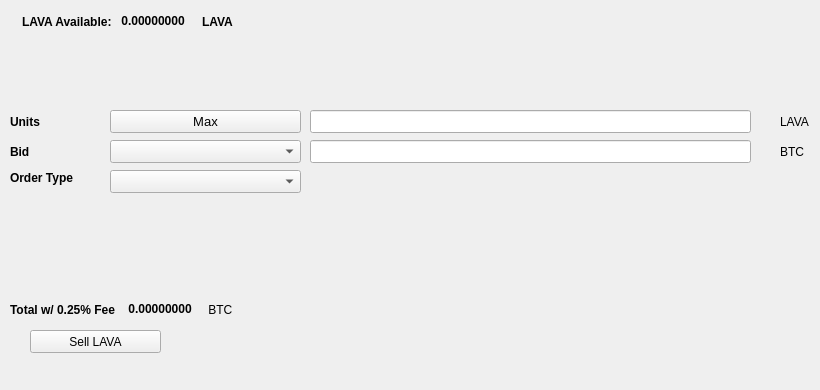
   <widget class="QWidget" name="SellTab">
    <attribute name="title">
     <string>Sell</string>
    </attribute>
    <widget class="QLabel" name="label_16">
     <property name="geometry">
      <rect>
       <x>780</x>
       <y>140</y>
       <width>31</width>
       <height>23</height>
      </rect>
     </property>
     <property name="text">
      <string>BTC</string>
     </property>
    </widget>
    <widget class="QComboBox" name="SellBidcomboBox">
     <property name="geometry">
      <rect>
       <x>110</x>
       <y>140</y>
       <width>191</width>
       <height>23</height>
      </rect>
     </property>
     <property name="font">
      <font>
       <pointsize>10</pointsize>
      </font>
     </property>
    </widget>
    <widget class="QLabel" name="label_18">
     <property name="geometry">
      <rect>
       <x>10</x>
       <y>110</y>
       <width>46</width>
       <height>23</height>
      </rect>
     </property>
     <property name="font">
      <font>
       <weight>75</weight>
       <bold>true</bold>
      </font>
     </property>
     <property name="text">
      <string>Units</string>
     </property>
    </widget>
    <widget class="QPushButton" name="Sell_Max_Amount">
     <property name="geometry">
      <rect>
       <x>110</x>
       <y>110</y>
       <width>191</width>
       <height>23</height>
      </rect>
     </property>
     <property name="font">
      <font>
       <pointsize>10</pointsize>
      </font>
     </property>
     <property name="text">
      <string>Max</string>
     </property>
    </widget>
    <widget class="QLabel" name="label_20">
     <property name="geometry">
      <rect>
       <x>10</x>
       <y>170</y>
       <width>91</width>
       <height>16</height>
      </rect>
     </property>
     <property name="font">
      <font>
       <weight>75</weight>
       <bold>true</bold>
      </font>
     </property>
     <property name="text">
      <string>Order Type</string>
     </property>
    </widget>
    <widget class="QComboBox" name="SellOrdertypeCombo">
     <property name="geometry">
      <rect>
       <x>110</x>
       <y>170</y>
       <width>191</width>
       <height>23</height>
      </rect>
     </property>
     <property name="font">
      <font>
       <pointsize>10</pointsize>
      </font>
     </property>
    </widget>
    <widget class="QLabel" name="label_21">
     <property name="geometry">
      <rect>
       <x>10</x>
       <y>140</y>
       <width>46</width>
       <height>23</height>
      </rect>
     </property>
     <property name="font">
      <font>
       <weight>75</weight>
       <bold>true</bold>
      </font>
     </property>
     <property name="text">
      <string>Bid</string>
     </property>
    </widget>
    <widget class="QLabel" name="label_22">
     <property name="geometry">
      <rect>
       <x>780</x>
       <y>110</y>
       <width>31</width>
       <height>23</height>
      </rect>
     </property>
     <property name="text">
      <string>LAVA</string>
     </property>
    </widget>
    <widget class="QLineEdit" name="UnitsInputRUP">
     <property name="geometry">
      <rect>
       <x>310</x>
       <y>110</y>
       <width>441</width>
       <height>23</height>
      </rect>
     </property>
     <property name="font">
      <font>
       <pointsize>9</pointsize>
       <weight>75</weight>
       <bold>true</bold>
      </font>
     </property>
    </widget>
    <widget class="QLineEdit" name="SellBidPriceEdit">
     <property name="geometry">
      <rect>
       <x>310</x>
       <y>140</y>
       <width>441</width>
       <height>23</height>
      </rect>
     </property>
     <property name="font">
      <font>
       <pointsize>9</pointsize>
       <weight>75</weight>
       <bold>true</bold>
      </font>
     </property>
    </widget>
    <widget class="QPushButton" name="SellRUPBTN">
     <property name="geometry">
      <rect>
       <x>30</x>
       <y>330</y>
       <width>131</width>
       <height>23</height>
      </rect>
     </property>
     <property name="text">
      <string>Sell LAVA</string>
     </property>
     <property name="icon">
      <iconset resource="../lava">
       <normaloff>:/icons/bitcoin</normaloff>:/icons/bitcoin</iconset>
     </property>
    </widget>
    <widget class="QWidget" name="layoutWidget3">
     <property name="geometry">
      <rect>
       <x>22</x>
       <y>12</y>
       <width>258</width>
       <height>19</height>
      </rect>
     </property>
     <layout class="QHBoxLayout" name="horizontalLayout">
      <item>
       <widget class="QLabel" name="label232_2">
        <property name="font">
         <font>
          <weight>75</weight>
          <bold>true</bold>
         </font>
        </property>
        <property name="text">
         <string>LAVA Available:</string>
        </property>
       </widget>
      </item>
      <item>
       <widget class="QLabel" name="RUPAvailableLabel">
        <property name="palette">
         <palette>
          <active>
           <colorrole role="WindowText">
            <brush brushstyle="SolidPattern">
             <color alpha="255">
              <red>0</red>
              <green>0</green>
              <blue>0</blue>
             </color>
            </brush>
           </colorrole>
           <colorrole role="Button">
            <brush brushstyle="SolidPattern">
             <color alpha="255">
              <red>0</red>
              <green>170</green>
              <blue>0</blue>
             </color>
            </brush>
           </colorrole>
           <colorrole role="Light">
            <brush brushstyle="SolidPattern">
             <color alpha="255">
              <red>0</red>
              <green>255</green>
              <blue>0</blue>
             </color>
            </brush>
           </colorrole>
           <colorrole role="Midlight">
            <brush brushstyle="SolidPattern">
             <color alpha="255">
              <red>0</red>
              <green>212</green>
              <blue>0</blue>
             </color>
            </brush>
           </colorrole>
           <colorrole role="Dark">
            <brush brushstyle="SolidPattern">
             <color alpha="255">
              <red>0</red>
              <green>85</green>
              <blue>0</blue>
             </color>
            </brush>
           </colorrole>
           <colorrole role="Mid">
            <brush brushstyle="SolidPattern">
             <color alpha="255">
              <red>0</red>
              <green>113</green>
              <blue>0</blue>
             </color>
            </brush>
           </colorrole>
           <colorrole role="Text">
            <brush brushstyle="SolidPattern">
             <color alpha="255">
              <red>0</red>
              <green>170</green>
              <blue>0</blue>
             </color>
            </brush>
           </colorrole>
           <colorrole role="BrightText">
            <brush brushstyle="SolidPattern">
             <color alpha="255">
              <red>255</red>
              <green>255</green>
              <blue>255</blue>
             </color>
            </brush>
           </colorrole>
           <colorrole role="ButtonText">
            <brush brushstyle="SolidPattern">
             <color alpha="255">
              <red>0</red>
              <green>0</green>
              <blue>0</blue>
             </color>
            </brush>
           </colorrole>
           <colorrole role="Base">
            <brush brushstyle="SolidPattern">
             <color alpha="255">
              <red>255</red>
              <green>255</green>
              <blue>255</blue>
             </color>
            </brush>
           </colorrole>
           <colorrole role="Window">
            <brush brushstyle="SolidPattern">
             <color alpha="255">
              <red>0</red>
              <green>170</green>
              <blue>0</blue>
             </color>
            </brush>
           </colorrole>
           <colorrole role="Shadow">
            <brush brushstyle="SolidPattern">
             <color alpha="255">
              <red>0</red>
              <green>0</green>
              <blue>0</blue>
             </color>
            </brush>
           </colorrole>
           <colorrole role="AlternateBase">
            <brush brushstyle="SolidPattern">
             <color alpha="255">
              <red>127</red>
              <green>212</green>
              <blue>127</blue>
             </color>
            </brush>
           </colorrole>
           <colorrole role="ToolTipBase">
            <brush brushstyle="SolidPattern">
             <color alpha="255">
              <red>255</red>
              <green>255</green>
              <blue>220</blue>
             </color>
            </brush>
           </colorrole>
           <colorrole role="ToolTipText">
            <brush brushstyle="SolidPattern">
             <color alpha="255">
              <red>0</red>
              <green>0</green>
              <blue>0</blue>
             </color>
            </brush>
           </colorrole>
          </active>
          <inactive>
           <colorrole role="WindowText">
            <brush brushstyle="SolidPattern">
             <color alpha="255">
              <red>0</red>
              <green>0</green>
              <blue>0</blue>
             </color>
            </brush>
           </colorrole>
           <colorrole role="Button">
            <brush brushstyle="SolidPattern">
             <color alpha="255">
              <red>0</red>
              <green>170</green>
              <blue>0</blue>
             </color>
            </brush>
           </colorrole>
           <colorrole role="Light">
            <brush brushstyle="SolidPattern">
             <color alpha="255">
              <red>0</red>
              <green>255</green>
              <blue>0</blue>
             </color>
            </brush>
           </colorrole>
           <colorrole role="Midlight">
            <brush brushstyle="SolidPattern">
             <color alpha="255">
              <red>0</red>
              <green>212</green>
              <blue>0</blue>
             </color>
            </brush>
           </colorrole>
           <colorrole role="Dark">
            <brush brushstyle="SolidPattern">
             <color alpha="255">
              <red>0</red>
              <green>85</green>
              <blue>0</blue>
             </color>
            </brush>
           </colorrole>
           <colorrole role="Mid">
            <brush brushstyle="SolidPattern">
             <color alpha="255">
              <red>0</red>
              <green>113</green>
              <blue>0</blue>
             </color>
            </brush>
           </colorrole>
           <colorrole role="Text">
            <brush brushstyle="SolidPattern">
             <color alpha="255">
              <red>0</red>
              <green>170</green>
              <blue>0</blue>
             </color>
            </brush>
           </colorrole>
           <colorrole role="BrightText">
            <brush brushstyle="SolidPattern">
             <color alpha="255">
              <red>255</red>
              <green>255</green>
              <blue>255</blue>
             </color>
            </brush>
           </colorrole>
           <colorrole role="ButtonText">
            <brush brushstyle="SolidPattern">
             <color alpha="255">
              <red>0</red>
              <green>0</green>
              <blue>0</blue>
             </color>
            </brush>
           </colorrole>
           <colorrole role="Base">
            <brush brushstyle="SolidPattern">
             <color alpha="255">
              <red>255</red>
              <green>255</green>
              <blue>255</blue>
             </color>
            </brush>
           </colorrole>
           <colorrole role="Window">
            <brush brushstyle="SolidPattern">
             <color alpha="255">
              <red>0</red>
              <green>170</green>
              <blue>0</blue>
             </color>
            </brush>
           </colorrole>
           <colorrole role="Shadow">
            <brush brushstyle="SolidPattern">
             <color alpha="255">
              <red>0</red>
              <green>0</green>
              <blue>0</blue>
             </color>
            </brush>
           </colorrole>
           <colorrole role="AlternateBase">
            <brush brushstyle="SolidPattern">
             <color alpha="255">
              <red>127</red>
              <green>212</green>
              <blue>127</blue>
             </color>
            </brush>
           </colorrole>
           <colorrole role="ToolTipBase">
            <brush brushstyle="SolidPattern">
             <color alpha="255">
              <red>255</red>
              <green>255</green>
              <blue>220</blue>
             </color>
            </brush>
           </colorrole>
           <colorrole role="ToolTipText">
            <brush brushstyle="SolidPattern">
             <color alpha="255">
              <red>0</red>
              <green>0</green>
              <blue>0</blue>
             </color>
            </brush>
           </colorrole>
          </inactive>
          <disabled>
           <colorrole role="WindowText">
            <brush brushstyle="SolidPattern">
             <color alpha="255">
              <red>0</red>
              <green>85</green>
              <blue>0</blue>
             </color>
            </brush>
           </colorrole>
           <colorrole role="Button">
            <brush brushstyle="SolidPattern">
             <color alpha="255">
              <red>0</red>
              <green>170</green>
              <blue>0</blue>
             </color>
            </brush>
           </colorrole>
           <colorrole role="Light">
            <brush brushstyle="SolidPattern">
             <color alpha="255">
              <red>0</red>
              <green>255</green>
              <blue>0</blue>
             </color>
            </brush>
           </colorrole>
           <colorrole role="Midlight">
            <brush brushstyle="SolidPattern">
             <color alpha="255">
              <red>0</red>
              <green>212</green>
              <blue>0</blue>
             </color>
            </brush>
           </colorrole>
           <colorrole role="Dark">
            <brush brushstyle="SolidPattern">
             <color alpha="255">
              <red>0</red>
              <green>85</green>
              <blue>0</blue>
             </color>
            </brush>
           </colorrole>
           <colorrole role="Mid">
            <brush brushstyle="SolidPattern">
             <color alpha="255">
              <red>0</red>
              <green>113</green>
              <blue>0</blue>
             </color>
            </brush>
           </colorrole>
           <colorrole role="Text">
            <brush brushstyle="SolidPattern">
             <color alpha="255">
              <red>0</red>
              <green>85</green>
              <blue>0</blue>
             </color>
            </brush>
           </colorrole>
           <colorrole role="BrightText">
            <brush brushstyle="SolidPattern">
             <color alpha="255">
              <red>255</red>
              <green>255</green>
              <blue>255</blue>
             </color>
            </brush>
           </colorrole>
           <colorrole role="ButtonText">
            <brush brushstyle="SolidPattern">
             <color alpha="255">
              <red>0</red>
              <green>85</green>
              <blue>0</blue>
             </color>
            </brush>
           </colorrole>
           <colorrole role="Base">
            <brush brushstyle="SolidPattern">
             <color alpha="255">
              <red>0</red>
              <green>170</green>
              <blue>0</blue>
             </color>
            </brush>
           </colorrole>
           <colorrole role="Window">
            <brush brushstyle="SolidPattern">
             <color alpha="255">
              <red>0</red>
              <green>170</green>
              <blue>0</blue>
             </color>
            </brush>
           </colorrole>
           <colorrole role="Shadow">
            <brush brushstyle="SolidPattern">
             <color alpha="255">
              <red>0</red>
              <green>0</green>
              <blue>0</blue>
             </color>
            </brush>
           </colorrole>
           <colorrole role="AlternateBase">
            <brush brushstyle="SolidPattern">
             <color alpha="255">
              <red>0</red>
              <green>170</green>
              <blue>0</blue>
             </color>
            </brush>
           </colorrole>
           <colorrole role="ToolTipBase">
            <brush brushstyle="SolidPattern">
             <color alpha="255">
              <red>255</red>
              <green>255</green>
              <blue>220</blue>
             </color>
            </brush>
           </colorrole>
           <colorrole role="ToolTipText">
            <brush brushstyle="SolidPattern">
             <color alpha="255">
              <red>0</red>
              <green>0</green>
              <blue>0</blue>
             </color>
            </brush>
           </colorrole>
          </disabled>
         </palette>
        </property>
        <property name="font">
         <font>
          <weight>75</weight>
          <bold>true</bold>
         </font>
        </property>
        <property name="text">
         <string> 0.00000000 </string>
        </property>
        <property name="textInteractionFlags">
         <set>Qt::LinksAccessibleByMouse|Qt::TextSelectableByKeyboard|Qt::TextSelectableByMouse</set>
        </property>
       </widget>
      </item>
      <item>
       <widget class="QLabel" name="labelRUP">
        <property name="font">
         <font>
          <weight>75</weight>
          <bold>true</bold>
         </font>
        </property>
        <property name="text">
         <string>LAVA</string>
        </property>
       </widget>
      </item>
     </layout>
    </widget>
    <widget class="QWidget" name="layoutWidget">
     <property name="geometry">
      <rect>
       <x>10</x>
       <y>300</y>
       <width>268</width>
       <height>19</height>
      </rect>
     </property>
     <layout class="QHBoxLayout" name="horizontalLayout_2">
      <item>
       <widget class="QLabel" name="label_19">
        <property name="font">
         <font>
          <weight>75</weight>
          <bold>true</bold>
         </font>
        </property>
        <property name="text">
         <string>Total w/ 0.25% Fee </string>
        </property>
       </widget>
      </item>
      <item>
       <widget class="QLabel" name="SellCostLabel">
        <property name="palette">
         <palette>
          <active>
           <colorrole role="WindowText">
            <brush brushstyle="SolidPattern">
             <color alpha="255">
              <red>0</red>
              <green>0</green>
              <blue>0</blue>
             </color>
            </brush>
           </colorrole>
           <colorrole role="Button">
            <brush brushstyle="SolidPattern">
             <color alpha="255">
              <red>0</red>
              <green>170</green>
              <blue>0</blue>
             </color>
            </brush>
           </colorrole>
           <colorrole role="Light">
            <brush brushstyle="SolidPattern">
             <color alpha="255">
              <red>0</red>
              <green>255</green>
              <blue>0</blue>
             </color>
            </brush>
           </colorrole>
           <colorrole role="Midlight">
            <brush brushstyle="SolidPattern">
             <color alpha="255">
              <red>0</red>
              <green>212</green>
              <blue>0</blue>
             </color>
            </brush>
           </colorrole>
           <colorrole role="Dark">
            <brush brushstyle="SolidPattern">
             <color alpha="255">
              <red>0</red>
              <green>85</green>
              <blue>0</blue>
             </color>
            </brush>
           </colorrole>
           <colorrole role="Mid">
            <brush brushstyle="SolidPattern">
             <color alpha="255">
              <red>0</red>
              <green>113</green>
              <blue>0</blue>
             </color>
            </brush>
           </colorrole>
           <colorrole role="Text">
            <brush brushstyle="SolidPattern">
             <color alpha="255">
              <red>0</red>
              <green>170</green>
              <blue>0</blue>
             </color>
            </brush>
           </colorrole>
           <colorrole role="BrightText">
            <brush brushstyle="SolidPattern">
             <color alpha="255">
              <red>255</red>
              <green>255</green>
              <blue>255</blue>
             </color>
            </brush>
           </colorrole>
           <colorrole role="ButtonText">
            <brush brushstyle="SolidPattern">
             <color alpha="255">
              <red>0</red>
              <green>0</green>
              <blue>0</blue>
             </color>
            </brush>
           </colorrole>
           <colorrole role="Base">
            <brush brushstyle="SolidPattern">
             <color alpha="255">
              <red>255</red>
              <green>255</green>
              <blue>255</blue>
             </color>
            </brush>
           </colorrole>
           <colorrole role="Window">
            <brush brushstyle="SolidPattern">
             <color alpha="255">
              <red>0</red>
              <green>170</green>
              <blue>0</blue>
             </color>
            </brush>
           </colorrole>
           <colorrole role="Shadow">
            <brush brushstyle="SolidPattern">
             <color alpha="255">
              <red>0</red>
              <green>0</green>
              <blue>0</blue>
             </color>
            </brush>
           </colorrole>
           <colorrole role="AlternateBase">
            <brush brushstyle="SolidPattern">
             <color alpha="255">
              <red>127</red>
              <green>212</green>
              <blue>127</blue>
             </color>
            </brush>
           </colorrole>
           <colorrole role="ToolTipBase">
            <brush brushstyle="SolidPattern">
             <color alpha="255">
              <red>255</red>
              <green>255</green>
              <blue>220</blue>
             </color>
            </brush>
           </colorrole>
           <colorrole role="ToolTipText">
            <brush brushstyle="SolidPattern">
             <color alpha="255">
              <red>0</red>
              <green>0</green>
              <blue>0</blue>
             </color>
            </brush>
           </colorrole>
          </active>
          <inactive>
           <colorrole role="WindowText">
            <brush brushstyle="SolidPattern">
             <color alpha="255">
              <red>0</red>
              <green>0</green>
              <blue>0</blue>
             </color>
            </brush>
           </colorrole>
           <colorrole role="Button">
            <brush brushstyle="SolidPattern">
             <color alpha="255">
              <red>0</red>
              <green>170</green>
              <blue>0</blue>
             </color>
            </brush>
           </colorrole>
           <colorrole role="Light">
            <brush brushstyle="SolidPattern">
             <color alpha="255">
              <red>0</red>
              <green>255</green>
              <blue>0</blue>
             </color>
            </brush>
           </colorrole>
           <colorrole role="Midlight">
            <brush brushstyle="SolidPattern">
             <color alpha="255">
              <red>0</red>
              <green>212</green>
              <blue>0</blue>
             </color>
            </brush>
           </colorrole>
           <colorrole role="Dark">
            <brush brushstyle="SolidPattern">
             <color alpha="255">
              <red>0</red>
              <green>85</green>
              <blue>0</blue>
             </color>
            </brush>
           </colorrole>
           <colorrole role="Mid">
            <brush brushstyle="SolidPattern">
             <color alpha="255">
              <red>0</red>
              <green>113</green>
              <blue>0</blue>
             </color>
            </brush>
           </colorrole>
           <colorrole role="Text">
            <brush brushstyle="SolidPattern">
             <color alpha="255">
              <red>0</red>
              <green>170</green>
              <blue>0</blue>
             </color>
            </brush>
           </colorrole>
           <colorrole role="BrightText">
            <brush brushstyle="SolidPattern">
             <color alpha="255">
              <red>255</red>
              <green>255</green>
              <blue>255</blue>
             </color>
            </brush>
           </colorrole>
           <colorrole role="ButtonText">
            <brush brushstyle="SolidPattern">
             <color alpha="255">
              <red>0</red>
              <green>0</green>
              <blue>0</blue>
             </color>
            </brush>
           </colorrole>
           <colorrole role="Base">
            <brush brushstyle="SolidPattern">
             <color alpha="255">
              <red>255</red>
              <green>255</green>
              <blue>255</blue>
             </color>
            </brush>
           </colorrole>
           <colorrole role="Window">
            <brush brushstyle="SolidPattern">
             <color alpha="255">
              <red>0</red>
              <green>170</green>
              <blue>0</blue>
             </color>
            </brush>
           </colorrole>
           <colorrole role="Shadow">
            <brush brushstyle="SolidPattern">
             <color alpha="255">
              <red>0</red>
              <green>0</green>
              <blue>0</blue>
             </color>
            </brush>
           </colorrole>
           <colorrole role="AlternateBase">
            <brush brushstyle="SolidPattern">
             <color alpha="255">
              <red>127</red>
              <green>212</green>
              <blue>127</blue>
             </color>
            </brush>
           </colorrole>
           <colorrole role="ToolTipBase">
            <brush brushstyle="SolidPattern">
             <color alpha="255">
              <red>255</red>
              <green>255</green>
              <blue>220</blue>
             </color>
            </brush>
           </colorrole>
           <colorrole role="ToolTipText">
            <brush brushstyle="SolidPattern">
             <color alpha="255">
              <red>0</red>
              <green>0</green>
              <blue>0</blue>
             </color>
            </brush>
           </colorrole>
          </inactive>
          <disabled>
           <colorrole role="WindowText">
            <brush brushstyle="SolidPattern">
             <color alpha="255">
              <red>0</red>
              <green>85</green>
              <blue>0</blue>
             </color>
            </brush>
           </colorrole>
           <colorrole role="Button">
            <brush brushstyle="SolidPattern">
             <color alpha="255">
              <red>0</red>
              <green>170</green>
              <blue>0</blue>
             </color>
            </brush>
           </colorrole>
           <colorrole role="Light">
            <brush brushstyle="SolidPattern">
             <color alpha="255">
              <red>0</red>
              <green>255</green>
              <blue>0</blue>
             </color>
            </brush>
           </colorrole>
           <colorrole role="Midlight">
            <brush brushstyle="SolidPattern">
             <color alpha="255">
              <red>0</red>
              <green>212</green>
              <blue>0</blue>
             </color>
            </brush>
           </colorrole>
           <colorrole role="Dark">
            <brush brushstyle="SolidPattern">
             <color alpha="255">
              <red>0</red>
              <green>85</green>
              <blue>0</blue>
             </color>
            </brush>
           </colorrole>
           <colorrole role="Mid">
            <brush brushstyle="SolidPattern">
             <color alpha="255">
              <red>0</red>
              <green>113</green>
              <blue>0</blue>
             </color>
            </brush>
           </colorrole>
           <colorrole role="Text">
            <brush brushstyle="SolidPattern">
             <color alpha="255">
              <red>0</red>
              <green>85</green>
              <blue>0</blue>
             </color>
            </brush>
           </colorrole>
           <colorrole role="BrightText">
            <brush brushstyle="SolidPattern">
             <color alpha="255">
              <red>255</red>
              <green>255</green>
              <blue>255</blue>
             </color>
            </brush>
           </colorrole>
           <colorrole role="ButtonText">
            <brush brushstyle="SolidPattern">
             <color alpha="255">
              <red>0</red>
              <green>85</green>
              <blue>0</blue>
             </color>
            </brush>
           </colorrole>
           <colorrole role="Base">
            <brush brushstyle="SolidPattern">
             <color alpha="255">
              <red>0</red>
              <green>170</green>
              <blue>0</blue>
             </color>
            </brush>
           </colorrole>
           <colorrole role="Window">
            <brush brushstyle="SolidPattern">
             <color alpha="255">
              <red>0</red>
              <green>170</green>
              <blue>0</blue>
             </color>
            </brush>
           </colorrole>
           <colorrole role="Shadow">
            <brush brushstyle="SolidPattern">
             <color alpha="255">
              <red>0</red>
              <green>0</green>
              <blue>0</blue>
             </color>
            </brush>
           </colorrole>
           <colorrole role="AlternateBase">
            <brush brushstyle="SolidPattern">
             <color alpha="255">
              <red>0</red>
              <green>170</green>
              <blue>0</blue>
             </color>
            </brush>
           </colorrole>
           <colorrole role="ToolTipBase">
            <brush brushstyle="SolidPattern">
             <color alpha="255">
              <red>255</red>
              <green>255</green>
              <blue>220</blue>
             </color>
            </brush>
           </colorrole>
           <colorrole role="ToolTipText">
            <brush brushstyle="SolidPattern">
             <color alpha="255">
              <red>0</red>
              <green>0</green>
              <blue>0</blue>
             </color>
            </brush>
           </colorrole>
          </disabled>
         </palette>
        </property>
        <property name="font">
         <font>
          <weight>75</weight>
          <bold>true</bold>
         </font>
        </property>
        <property name="autoFillBackground">
         <bool>false</bool>
        </property>
        <property name="text">
         <string> 0.00000000</string>
        </property>
        <property name="textInteractionFlags">
         <set>Qt::LinksAccessibleByMouse|Qt::TextSelectableByMouse</set>
        </property>
       </widget>
      </item>
      <item>
       <widget class="QLabel" name="label_17">
        <property name="font">
         <font>
          <weight>50</weight>
          <bold>false</bold>
         </font>
        </property>
        <property name="text">
         <string> BTC</string>
        </property>
       </widget>
      </item>
     </layout>
    </widget>
    <widget class="QLabel" name="label_23">
     <property name="geometry">
      <rect>
       <x>460</x>
       <y>300</y>
       <width>281</width>
       <height>81</height>
      </rect>
     </property>
     <property name="text">
      <string/>
     </property>
     <property name="pixmap">
      <pixmap>:/images/bittrex</pixmap>
     </property>
    </widget>
   </widget>
